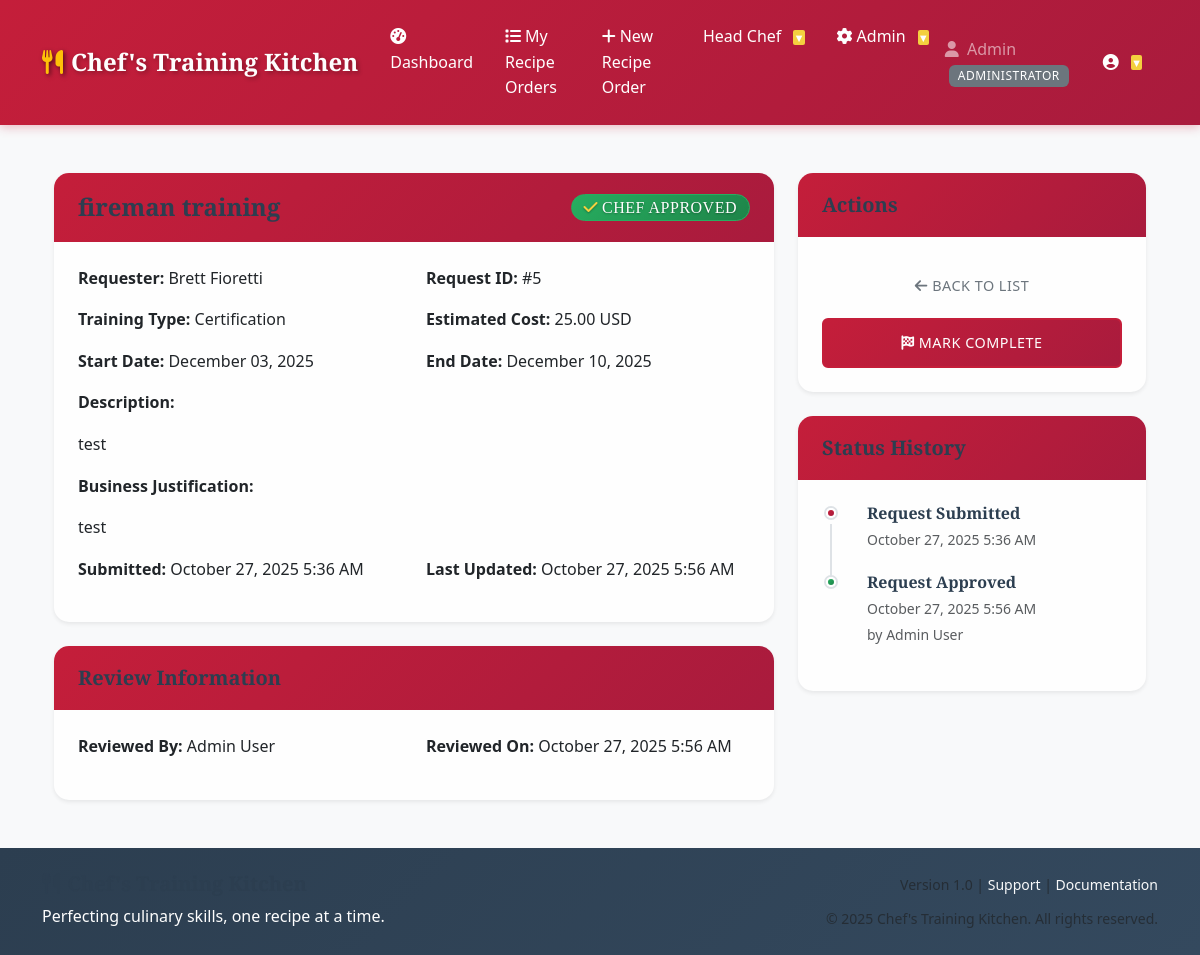
The page /requests/5/ (signed in) on the database its author committed.
### accounts/models.py (models this page shows, shortened)
class UserProfile(models.Model):
    ROLE_CHOICES = [
        ('TEAM_MEMBER', 'Team Member'),
        ('LEADERSHIP', 'Leadership'),
        ('ADMIN', 'Administrator'),
    ]
    user = models.OneToOneField(User, on_delete=models.CASCADE)
    role = models.CharField(max_length=20, choices=ROLE_CHOICES, default='TEAM_MEMBER')
    is_active = models.BooleanField(default=True)
    created_at = models.DateTimeField(auto_now_add=True)
    updated_at = models.DateTimeField(auto_now=True)
    class Meta:
        verbose_name = "User Profile"
        verbose_name_plural = "User Profiles"

### training_requests/models.py (models this page shows, shortened)
class TrainingRequest(models.Model):
    TRAINING_TYPE_CHOICES = [
        ('CONFERENCE', 'Conference'),
        ('COURSE', 'Course'),
        ('CERTIFICATION', 'Certification'),
        ('WORKSHOP', 'Workshop'),
    ]
    STATUS_CHOICES = [
        ('PENDING', 'Pending'),
        ('APPROVED', 'Approved'),
        ('DENIED', 'Denied'),
        ('COMPLETED', 'Completed'),
    ]
    requester = models.ForeignKey(
        User,
        on_delete=models.CASCADE,
        related_name='training_requests',
        help_text="User who submitted the training request"
    )
    title = models.CharField(max_length=200, help_text="Training title or name")
    description = models.TextField(help_text="Detailed description of the training")
    training_type = models.CharField(
        max_length=20,
        choices=TRAINING_TYPE_CHOICES,
        help_text="Type of training being requested"
    )
    estimated_cost = models.DecimalField(
        max_digits=10,
        decimal_places=2,
        validators=[MinValueValidator(Decimal('0.00'))],
        help_text="Estimated cost in the specified currency"
    )
    currency = models.CharField(max_length=3, default='USD', help_text="Currency code (e.g., USD, EUR)")
    start_date = models.DateField(help_text="Training start date")
    end_date = models.DateField(help_text="Training end date")
    justification = models.TextField(help_text="Business justification for the training")
    status = models.CharField(
        max_length=20,
        choices=STATUS_CHOICES,
        default='PENDING',
        help_text="Current status of the request"
    )
    reviewer = models.ForeignKey(
        User,
        on_delete=models.SET_NULL,
        null=True,
        blank=True,
        related_name='reviewed_requests',
        help_text="Leadership member who reviewed the request"
    )
    review_comments = models.TextField(
        blank=True,
        help_text="Comments from the reviewer"
    )
    reviewed_at = models.DateTimeField(
        null=True,
        blank=True,
        help_text="When the request was reviewed"
    )
    completed_at = models.DateTimeField(
        null=True,
        blank=True,
        help_text="When the training was completed"
    )
    completion_notes = models.TextField(
        blank=True,
        help_text="Notes about the training completion"
    )
    supporting_documents = models.FileField(
        upload_to='training_requests/documents/',
        blank=True,
        null=True,
        validators=[
            FileExtensionValidator(
                allowed_extensions=['pdf', 'doc', 'docx', 'txt'],
                message="Only PDF, DOC, DOCX, and TXT files are allowed."
            ),
            validate_file_size
        ],
        help_text="Optional supporting documents (PDF, DOC, DOCX, TXT, up to 10MB)"
    )
    created_at = models.DateTimeField(auto_now_add=True)
    updated_at = models.DateTimeField(auto_now=True)
    class Meta:
        verbose_name = "Training Request"
        verbose_name_plural = "Training Requests"
        ordering = ['-created_at']

### training_requests/views.py (the view)
# urls.py: path('requests/<int:pk>/', views.TrainingRequestDetailView.as_view(), name='request_detail'),
class TrainingRequestDetailView(LoginRequiredMixin, DetailView):
    model = TrainingRequest
    template_name = 'training_requests/request_detail.html'
    context_object_name = 'request'
    def get_queryset(self):
        queryset = TrainingRequest.objects.select_related('requester', 'reviewer')
        user_role = getattr(self.request.user.userprofile, 'role', 'TEAM_MEMBER')
        if user_role == 'TEAM_MEMBER':
            queryset = queryset.filter(requester=self.request.user)
        return queryset
    def get_context_data(self, **kwargs):
        context = super().get_context_data(**kwargs)
        user_role = getattr(self.request.user.userprofile, 'role', 'TEAM_MEMBER')
        context['user_role'] = user_role
        context['is_leadership'] = user_role in ['LEADERSHIP', 'ADMIN']
        context['can_approve'] = (
            user_role in ['LEADERSHIP', 'ADMIN'] and
            self.object.status == 'PENDING'
        )
        context['can_complete'] = (
            user_role in ['LEADERSHIP', 'ADMIN'] and
            self.object.status == 'APPROVED'
        )
        return context

### templates/training_requests/request_detail.html (shortened to what this page needs)
{% extends 'base.html' %}
{% load static %}
{% block content %}
<div class="container mt-4">
    <div class="row">
        <div class="col-md-8">
            <div class="card">
                <div class="card-header d-flex justify-content-between align-items-center">
                    <h4 class="mb-0">{{ request.title }}</h4>
                    {% if request.status == 'PENDING' %}
                        <span class="badge bg-warning fs-6">{{ request.get_status_display }}</span>
                    {% elif request.status == 'APPROVED' %}
                        <span class="badge bg-success fs-6">{{ request.get_status_display }}</span>
                    {% elif request.status == 'DENIED' %}
                        <span class="badge bg-danger fs-6">{{ request.get_status_display }}</span>
                    {% elif request.status == 'COMPLETED' %}
                        <span class="badge bg-primary fs-6">{{ request.get_status_display }}</span>
                    {% endif %}
                </div>
                <div class="card-body">
                    <div class="row mb-3">
                        <div class="col-md-6">
                            <strong>Requester:</strong> {{ request.requester.get_full_name|default:request.requester.username }}
                        </div>
                        <div class="col-md-6">
                            <strong>Request ID:</strong> #{{ request.id }}
                        </div>
                    </div>
                    <div class="row mb-3">
                        <div class="col-md-6">
                            <strong>Training Type:</strong> {{ request.get_training_type_display }}
                        </div>
                        <div class="col-md-6">
                            <strong>Estimated Cost:</strong> {{ request.estimated_cost }} {{ request.currency }}
                        </div>
                    </div>
                    <div class="row mb-3">
                        <div class="col-md-6">
                            <strong>Start Date:</strong> {{ request.start_date|date:"F d, Y" }}
                        </div>
                        <div class="col-md-6">
                            <strong>End Date:</strong> {{ request.end_date|date:"F d, Y" }}
                        </div>
                    </div>
                    <div class="mb-3">
                        <strong>Description:</strong>
                        <p class="mt-2">{{ request.description|linebreaks }}</p>
                    </div>
                    <div class="mb-3">
                        <strong>Business Justification:</strong>
                        <p class="mt-2">{{ request.justification|linebreaks }}</p>
                    </div>
                    <div class="row mb-3">
                        <div class="col-md-6">
                            <strong>Submitted:</strong> {{ request.created_at|date:"F d, Y g:i A" }}
                        </div>
                        {% if request.updated_at != request.created_at %}
                            <div class="col-md-6">
                                <strong>Last Updated:</strong> {{ request.updated_at|date:"F d, Y g:i A" }}
                            </div>
                        {% endif %}
                    </div>
                </div>
            </div>
            {% if request.reviewer or request.review_comments %}
                <div class="card mt-4">
                    <div class="card-header">
                        <h5 class="mb-0">Review Information</h5>
                    </div>
                    <div class="card-body">
                        {% if request.reviewer %}
                            <div class="row mb-3">
                                <div class="col-md-6">
                                    <strong>Reviewed By:</strong> {{ request.reviewer.get_full_name|default:request.reviewer.username }}
                                </div>
                                {% if request.reviewed_at %}
                                    <div class="col-md-6">
                                        <strong>Reviewed On:</strong> {{ request.reviewed_at|date:"F d, Y g:i A" }}
                                    </div>
                                {% endif %}
                            </div>
                        {% endif %}
                    </div>
                </div>
            {% endif %}
        </div>
        <div class="col-md-4">
            <div class="card">
                <div class="card-header">
                    <h5 class="mb-0">Actions</h5>
                </div>
                <div class="card-body">
                    <div class="d-grid gap-2">
                        <a href="{% url 'training_requests:request_list' %}" class="btn btn-outline-secondary">
                            <i class="fas fa-arrow-left"></i> Back to List
                        </a>
                        {% if can_complete %}
                            <a href="{% url 'training_requests:complete_request' request.pk %}" class="btn btn-primary">
                                <i class="fas fa-flag-checkered"></i> Mark Complete
                            </a>
                        {% endif %}
                    </div>
                </div>
            </div>
            <div class="card mt-4">
                <div class="card-header">
                    <h5 class="mb-0">Status History</h5>
                </div>
                <div class="card-body">
                    <div class="timeline">
                        <div class="timeline-item">
                            <div class="timeline-marker bg-primary"></div>
                            <div class="timeline-content">
                                <h6 class="mb-1">Request Submitted</h6>
                                <small class="text-muted">{{ request.created_at|date:"F d, Y g:i A" }}</small>
                            </div>
                        </div>
                        {% if request.reviewed_at %}
                            <div class="timeline-item">
                                <div class="timeline-marker {% if request.status == 'APPROVED' %}bg-success{% else %}bg-danger{% endif %}"></div>
                                <div class="timeline-content">
                                    <h6 class="mb-1">Request {{ request.get_status_display }}</h6>
                                    <small class="text-muted">{{ request.reviewed_at|date:"F d, Y g:i A" }}</small>
                                    {% if request.reviewer %}
                                        <br><small class="text-muted">by {{ request.reviewer.get_full_name|default:request.reviewer.username }}</small>
                                    {% endif %}
                                </div>
                            </div>
                        {% endif %}
                    </div>
                </div>
            </div>
        </div>
    </div>
</div>
{% endblock %}

### templates/base.html (shortened to what this page needs)
<!DOCTYPE html>
<html lang="en">
<head>
    <link href="https://cdn.jsdelivr.net/npm/bootstrap@5.3.0/dist/css/bootstrap.min.css" rel="stylesheet">
    <link rel="stylesheet" href="https://cdnjs.cloudflare.com/ajax/libs/font-awesome/6.4.0/css/all.min.css">
    {% load static %}
    <link rel="stylesheet" href="{% static 'css/restaurant-theme.css' %}">
    <link rel="stylesheet" href="{% static 'css/restaurant-animations.css' %}">
</head>
<body>
    <nav class="navbar navbar-expand-lg navbar-dark bg-dark">
        <div class="container">
            <a class="navbar-brand" href="{% if user.is_authenticated %}{% url 'training_requests:dashboard' %}{% else %}{% url 'accounts:login' %}{% endif %}">
                <i class="fas fa-utensils me-2"></i>Chef's Training Kitchen
            </a>
            {% if user.is_authenticated %}
            <div class="collapse navbar-collapse" id="navbarNav">
                <ul class="navbar-nav me-auto">
                    <li class="nav-item">
                        <a class="nav-link" href="{% url 'training_requests:dashboard' %}">
                            <i class="fas fa-tachometer-alt me-1"></i>Dashboard
                        </a>
                    </li>
                    <li class="nav-item">
                        <a class="nav-link" href="{% url 'training_requests:request_list' %}">
                            <i class="fas fa-list me-1"></i>My Recipe Orders
                        </a>
                    </li>
                    <li class="nav-item">
                        <a class="nav-link" href="{% url 'training_requests:create_request' %}">
                            <i class="fas fa-plus me-1"></i>New Recipe Order
                        </a>
                    </li>
                    {% if user.userprofile.role == 'LEADERSHIP' or user.userprofile.role == 'ADMIN' %}
                    <li class="nav-item dropdown">
                        <a class="nav-link dropdown-toggle position-relative" href="#" id="leadershipDropdown" role="button" data-bs-toggle="dropdown">
                            Head Chef
                        </a>
                    </li>
                    {% endif %}
                    {% if user.userprofile.role == 'ADMIN' %}
                    <li class="nav-item dropdown">
                        <a class="nav-link dropdown-toggle" href="#" id="adminDropdown" role="button" data-bs-toggle="dropdown">
                            <i class="fas fa-cog me-1"></i>Admin
                        </a>
                    </li>
                    {% endif %}
                </ul>
                <div class="navbar-nav user-info">
                    <div class="navbar-text">
                        <i class="fas fa-user me-1"></i>
                        {{ user.first_name|default:user.username }}
                        {% if user.userprofile %}
                            <span class="badge bg-secondary role-badge ms-1">{{ user.userprofile.get_role_display }}</span>
                        {% endif %}
                    </div>
                    <div class="nav-item dropdown">
                        <a class="nav-link dropdown-toggle" href="#" id="userDropdown" role="button" data-bs-toggle="dropdown">
                            <i class="fas fa-user-circle"></i>
                        </a>
                    </div>
                </div>
            </div>
            {% endif %}
        </div>
    </nav>
    <div class="container mt-4">
        {% block content %}
        {% endblock %}
    </div>
    {% include 'components/footer.html' %}
    {% load static %}
</body>
</html>

### rows shown on the page
TrainingRequest: title "fireman training", requester.get_full_name "Brett Fioretti", id "5", training_type "Certification", estimated_cost "25.00", currency "USD", start_date "December 03, 2025", end_date "December 10, 2025", description "test", justification "test", created_at "October 27, 2025 5:36 AM", updated_at "October 27, 2025 5:56 AM", reviewer.get_full_name "Admin User", reviewed_at "October 27, 2025 5:56 AM", status "Approved"

### other values the page prints
{{ user.first_name|default:user.username }} "Admin"
{{ user.userprofile.get_role_display }} "ADMINISTRATOR"
